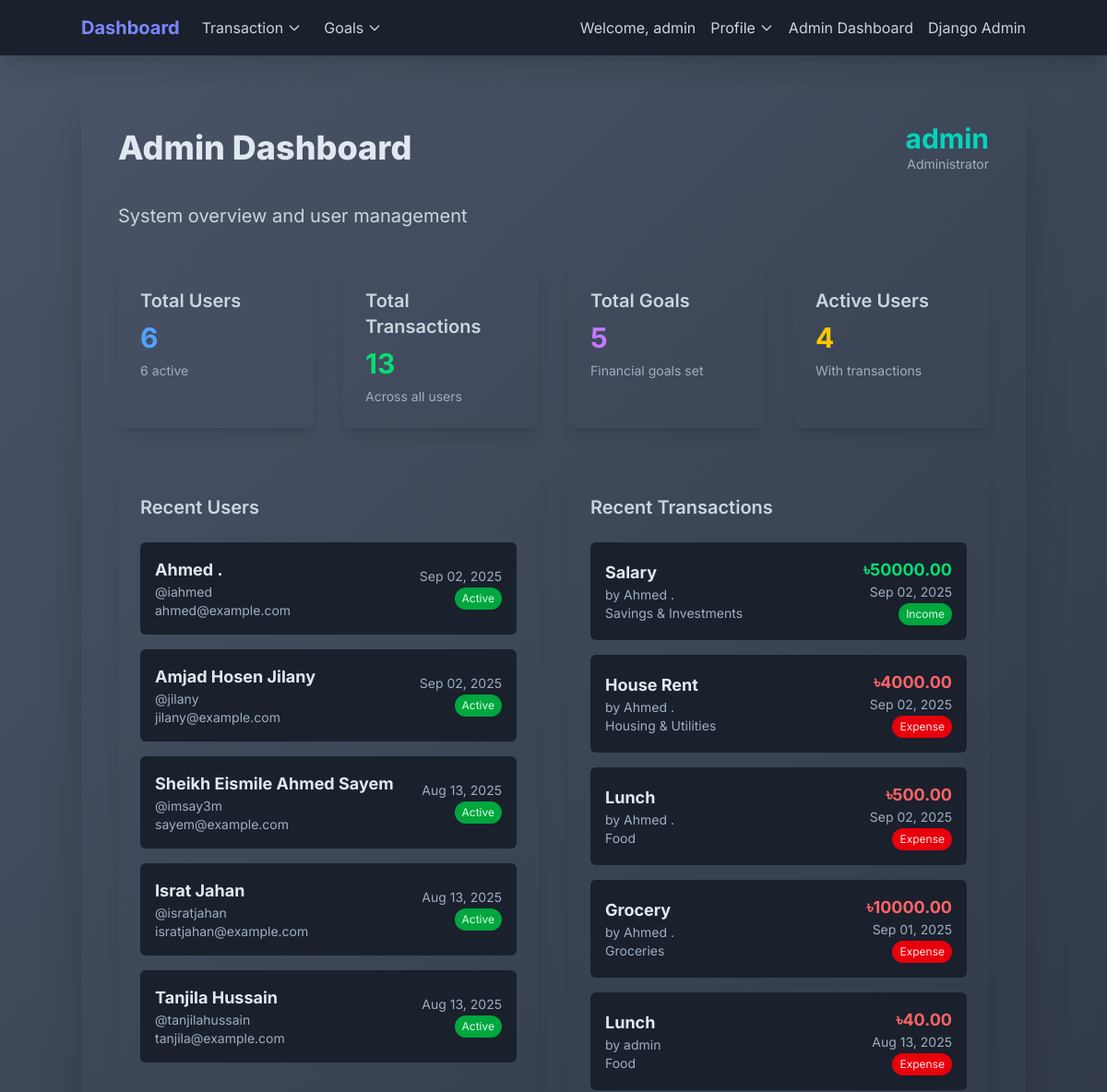
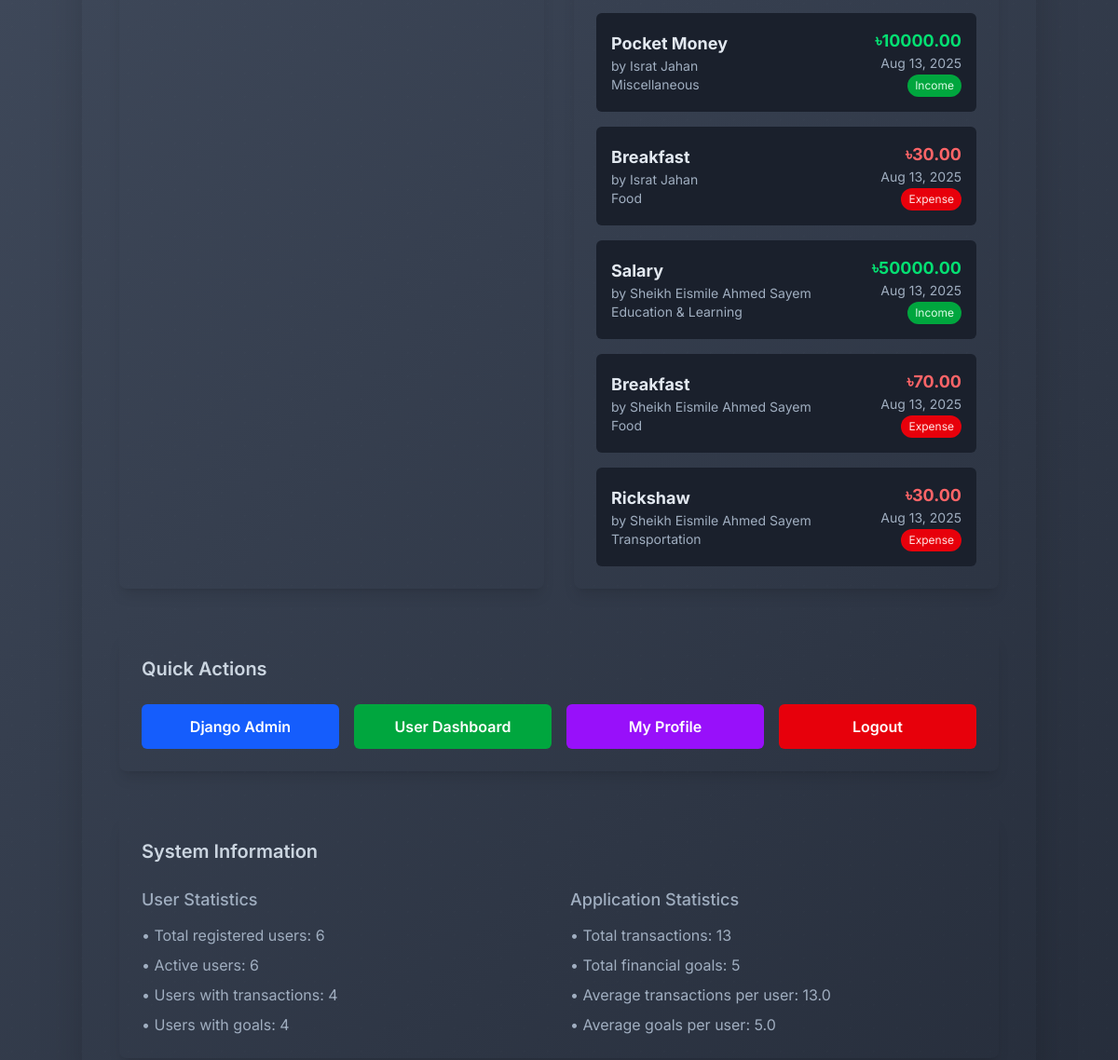
The page /admin-dashboard/ (signed in) on the database its author committed (2 pictures, top to bottom).
### finance/models.py (models this page shows, shortened)
class CustomUser(AbstractUser):
    phone_number = models.CharField(max_length=15, blank=True, null=True, help_text="Optional phone number")
    date_of_birth = models.DateField(blank=True, null=True, help_text="Optional date of birth")
    bio = models.TextField(max_length=500, blank=True, help_text="Tell us about yourself")
    created_at = models.DateTimeField(auto_now_add=True)
    updated_at = models.DateTimeField(auto_now=True)
    username = models.CharField(
        max_length=150,
        unique=True,
        validators=[MinLengthValidator(3)],
        help_text="Required. 3-150 characters. Letters, digits and @/./+/-/_ only."
    )
    email = models.EmailField(unique=True, help_text="Required. Enter a valid email address.")
    USERNAME_FIELD = 'username'
    REQUIRED_FIELDS = ['email']
    def get_full_name(self):
        return f"{self.first_name} {self.last_name}".strip() or self.username

class Transaction(models.Model):
    TRANSACTION_TYPES = [
        ('income', 'Income'),
        ('expense', 'Expense'),
    ]
    user = models.ForeignKey(settings.AUTH_USER_MODEL, on_delete=models.CASCADE)
    title = models.CharField(max_length=100)
    amount = models.DecimalField(max_digits=10, decimal_places=2)
    transaction_type = models.CharField(max_length=10, choices=TRANSACTION_TYPES)
    date = models.DateField()
    category = models.CharField(max_length=255)

### finance/views.py (the view)
# urls.py: path('admin-dashboard/', AdminDashboardView.as_view(), name='admin_dashboard'),
class AdminDashboardView(LoginRequiredMixin, View):
    def get(self, request, *args, **kwargs):
        if not request.user.is_staff:
            messages.error(request, 'Access denied. Staff privileges required.')
            return redirect('dashboard')
        total_users = CustomUser.objects.count()
        active_users = CustomUser.objects.filter(is_active=True).count()
        total_transactions = Transaction.objects.count()
        total_goals = Goal.objects.count()
        recent_users = CustomUser.objects.order_by('-date_joined')[:5]
        recent_transactions = Transaction.objects.select_related('user').order_by('-date')[:10]
        users_with_transactions = CustomUser.objects.filter(transaction__isnull=False).distinct().count()
        users_with_goals = CustomUser.objects.filter(goal__isnull=False).distinct().count()
        context = {
            'total_users': total_users,
            'active_users': active_users,
            'total_transactions': total_transactions,
            'total_goals': total_goals,
            'recent_users': recent_users,
            'recent_transactions': recent_transactions,
            'users_with_transactions': users_with_transactions,
            'users_with_goals': users_with_goals,
        }
        return render(request, 'finance/admin_dashboard.html', context)

### finance/templates/finance/admin_dashboard.html (shortened to what this page needs)
{% extends "finance/base.html" %}
{% block content %}
<div class="container mx-auto p-6 lg:p-10 rounded-xl shadow-2xl admin-container mt-8">
    <div class="flex flex-col sm:flex-row justify-between items-center mb-8">
        <h1 class="text-3xl lg:text-4xl font-extrabold text-gray-900 dark:text-white mb-4 sm:mb-0">Admin Dashboard</h1>
        <div class="text-right">
            <h1 class="text-2xl lg:text-3xl font-bold text-teal-400">{{ request.user.get_full_name }}</h1>
            <p class="text-sm text-gray-600 dark:text-gray-400">Administrator</p>
        </div>
    </div>
    <p class="text-xl text-gray-700 dark:text-gray-300 mb-10 text-center sm:text-left">System overview and user management</p>
    <div class="grid grid-cols-1 sm:grid-cols-2 lg:grid-cols-4 gap-8 mb-12">
        <div class="admin-card p-6 rounded-lg shadow-lg">
            <h2 class="text-xl font-semibold text-gray-700 dark:text-gray-200 mb-2">Total Users</h2>
            <p class="text-3xl font-bold text-blue-400">{{ total_users }}</p>
            <p class="text-sm text-gray-600 dark:text-gray-400 mt-2">{{ active_users }} active</p>
        </div>
        <div class="admin-card p-6 rounded-lg shadow-lg">
            <h2 class="text-xl font-semibold text-gray-700 dark:text-gray-200 mb-2">Total Transactions</h2>
            <p class="text-3xl font-bold text-green-400">{{ total_transactions }}</p>
            <p class="text-sm text-gray-600 dark:text-gray-400 mt-2">Across all users</p>
        </div>
        <div class="admin-card p-6 rounded-lg shadow-lg">
            <h2 class="text-xl font-semibold text-gray-700 dark:text-gray-200 mb-2">Total Goals</h2>
            <p class="text-3xl font-bold text-purple-400">{{ total_goals }}</p>
            <p class="text-sm text-gray-600 dark:text-gray-400 mt-2">Financial goals set</p>
        </div>
        <div class="admin-card p-6 rounded-lg shadow-lg">
            <h2 class="text-xl font-semibold text-gray-700 dark:text-gray-200 mb-2">Active Users</h2>
            <p class="text-3xl font-bold text-yellow-400">{{ users_with_transactions }}</p>
            <p class="text-sm text-gray-600 dark:text-gray-400 mt-2">With transactions</p>
        </div>
    </div>
    <div class="grid grid-cols-1 lg:grid-cols-2 gap-8 mb-12">
        <div class="admin-card p-6 rounded-lg shadow-lg">
            <h2 class="text-xl font-semibold text-gray-700 dark:text-gray-200 mb-6">Recent Users</h2>
            {% if recent_users %}
                <div class="space-y-4">
                    {% for user in recent_users %}
                        <div class="flex items-center justify-between p-4 bg-gray-100 dark:bg-gray-800/50 rounded-md">
                            <div class="text-gray-700 dark:text-gray-100">
                                <p class="font-bold text-lg text-gray-900 dark:text-white">{{ user.get_full_name }}</p>
                                <p class="text-sm text-gray-600 dark:text-gray-400">@{{ user.username }}</p>
                                <p class="text-sm text-gray-600 dark:text-gray-400">{{ user.email }}</p>
                            </div>
                            <div class="text-right">
                                <p class="text-sm text-gray-600 dark:text-gray-400">{{ user.date_joined|date:"M d, Y" }}</p>
                                <span class="inline-block px-2 py-1 text-xs rounded-full {% if user.is_active %}bg-green-600 text-green-100{% else %}bg-red-600 text-red-100{% endif %}">
                                    {% if user.is_active %}Active{% else %}Inactive{% endif %}
                                </span>
                            </div>
                        </div>
                    {% endfor %}
                </div>
            {% else %}
                <p class="text-gray-500 dark:text-gray-400 text-center py-4">No users found.</p>
            {% endif %}
        </div>
        <div class="admin-card p-6 rounded-lg shadow-lg">
            <h2 class="text-xl font-semibold text-gray-700 dark:text-gray-200 mb-6">Recent Transactions</h2>
            {% if recent_transactions %}
                <div class="space-y-4">
                    {% for transaction in recent_transactions %}
                        <div class="flex items-center justify-between p-4 bg-gray-100 dark:bg-gray-800/50 rounded-md">
                            <div class="text-gray-700 dark:text-gray-100">
                                <p class="font-bold text-lg text-gray-900 dark:text-white">{{ transaction.title }}</p>
                                <p class="text-sm text-gray-600 dark:text-gray-400">by {{ transaction.user.get_full_name }}</p>
                                <p class="text-sm text-gray-600 dark:text-gray-400">{{ transaction.category }}</p>
                            </div>
                            <div class="text-right">
                                <p class="text-lg font-bold {% if transaction.transaction_type == 'income' %}text-green-400{% else %}text-red-400{% endif %}">
                                    ৳{{ transaction.amount|floatformat:2 }}
                                </p>
                                <p class="text-sm text-gray-600 dark:text-gray-400">{{ transaction.date|date:"M d, Y" }}</p>
                                <span class="inline-block px-2 py-1 text-xs rounded-full {% if transaction.transaction_type == 'income' %}bg-green-600 text-green-100{% else %}bg-red-600 text-red-100{% endif %}">
                                    {{ transaction.transaction_type|title }}
                                </span>
                            </div>
                        </div>
                    {% endfor %}
                </div>
            {% else %}
                <p class="text-gray-500 dark:text-gray-400 text-center py-4">No transactions found.</p>
            {% endif %}
        </div>
    </div>
    <div class="admin-card p-6 rounded-lg shadow-lg mb-12">
        <h2 class="text-xl font-semibold text-gray-700 dark:text-gray-200 mb-6">Quick Actions</h2>
        <div class="grid grid-cols-1 sm:grid-cols-2 lg:grid-cols-4 gap-4">
            <a href="/admin/" class="bg-blue-600 text-white px-6 py-3 rounded-md hover:bg-blue-700 transition duration-300 ease-in-out transform hover:scale-105 font-semibold text-center">
                Django Admin
            </a>
            <a href="{% url 'dashboard' %}" class="bg-green-600 text-white px-6 py-3 rounded-md hover:bg-green-700 transition duration-300 ease-in-out transform hover:scale-105 font-semibold text-center">
                User Dashboard
            </a>
            <a href="{% url 'profile' %}" class="bg-purple-600 text-white px-6 py-3 rounded-md hover:bg-purple-700 transition duration-300 ease-in-out transform hover:scale-105 font-semibold text-center">
                My Profile
            </a>
            <a href="{% url 'logout' %}" class="bg-red-600 text-white px-6 py-3 rounded-md hover:bg-red-700 transition duration-300 ease-in-out transform hover:scale-105 font-semibold text-center">
                Logout
            </a>
        </div>
    </div>
    <div class="admin-card p-6 rounded-lg shadow-lg">
        <h2 class="text-xl font-semibold text-gray-700 dark:text-gray-200 mb-6">System Information</h2>
        <div class="grid grid-cols-1 md:grid-cols-2 gap-6">
            <div>
                <h3 class="text-lg font-medium text-gray-600 dark:text-gray-300 mb-3">User Statistics</h3>
                <ul class="space-y-2 text-gray-600 dark:text-gray-400">
                    <li>• Total registered users: {{ total_users }}</li>
                    <li>• Active users: {{ active_users }}</li>
                    <li>• Users with transactions: {{ users_with_transactions }}</li>
                    <li>• Users with goals: {{ users_with_goals }}</li>
                </ul>
            </div>
            <div>
                <h3 class="text-lg font-medium text-gray-600 dark:text-gray-300 mb-3">Application Statistics</h3>
                <ul class="space-y-2 text-gray-600 dark:text-gray-400">
                    <li>• Total transactions: {{ total_transactions }}</li>
                    <li>• Total financial goals: {{ total_goals }}</li>
                    <li>• Average transactions per user: {% if total_users > 0 %}{{ total_transactions|floatformat:1 }}{% else %}0{% endif %}</li>
                    <li>• Average goals per user: {% if total_users > 0 %}{{ total_goals|floatformat:1 }}{% else %}0{% endif %}</li>
                </ul>
            </div>
        </div>
    </div>
</div>
{% endblock content %}

### finance/templates/finance/base.html (shortened to what this page needs)
{% load static %}
<!DOCTYPE html>
<html lang="en">
<head>
    <script src="https://cdn.jsdelivr.net/npm/@tailwindcss/browser@4"></script>
</head>
<body>
    <nav class="bg-gray-900 p-4 shadow-xl">
        <div class="container mx-auto flex flex-col md:flex-row items-center justify-between">
            <div class="flex items-center space-x-6 w-full md:w-auto mb-4 md:mb-0">
                {% if user.is_authenticated %}
                    <a href="{% url 'dashboard' %}" class="text-indigo-400 text-xl font-bold hover:text-indigo-200 transition-colors duration-200">
                        Dashboard
                    </a>
                    <div class="relative group">
                        <button class="text-gray-300 hover:text-white transition-colors duration-200 focus:outline-none flex items-center">
                            Transaction
                            <svg class="ml-1 w-4 h-4" fill="none" stroke="currentColor" stroke-width="2" viewBox="0 0 24 24">
                                <path d="M19 9l-7 7-7-7" stroke-linecap="round" stroke-linejoin="round"/>
                            </svg>
                        </button>
                    </div>
                    <div class="relative group">
                        <button class="text-gray-300 hover:text-white transition-colors duration-200 focus:outline-none flex items-center">
                            Goals
                            <svg class="ml-1 w-4 h-4" fill="none" stroke="currentColor" stroke-width="2" viewBox="0 0 24 24">
                                <path d="M19 9l-7 7-7-7" stroke-linecap="round" stroke-linejoin="round"/>
                            </svg>
                        </button>
                    </div>
                {% else %}
                    <a href="{% url 'landing' %}" class="text-indigo-400 text-xl font-bold hover:text-indigo-200 transition-colors duration-200">
                        <img  src="{% static 'logo3.png' %}" alt="FinTrack Financial Interface" class= "inline-block w-10 h-10">
                        FinTrack
                    </a>
                {% endif %}
            </div>
            <div class="flex items-center space-x-4">
                {% if user.is_authenticated %}
                    <div class="flex items-center space-x-4">
                        <span class="text-gray-300 text-base hidden md:block">Welcome, {{ user.get_full_name }}</span>
                        <div class="relative group">
                            <button class="text-gray-300 hover:text-white transition-colors duration-200 focus:outline-none flex items-center">
                                Profile
                                <svg class="ml-1 w-4 h-4" fill="none" stroke="currentColor" stroke-width="2" viewBox="0 0 24 24">
                                    <path d="M19 9l-7 7-7-7" stroke-linecap="round" stroke-linejoin="round"/>
                                </svg>
                            </button>
                        </div>
                        {% if user.is_staff %}
                            <a href="{% url 'admin_dashboard' %}" class="text-gray-300 hover:text-white transition-colors duration-200">Admin Dashboard</a>
                            <a href="/admin/" class="text-gray-300 hover:text-white transition-colors duration-200">Django Admin</a>
                        {% endif %}
                    </div>
                {% else %}
                    <a href="{% url 'login' %}" class="text-gray-300 hover:text-white transition-colors duration-200">Login</a>
                    <a href="{% url 'register' %}" class="bg-indigo-600 hover:bg-indigo-700 text-white font-semibold py-2 px-6 rounded-md transition-colors duration-200">
                        Register
                    </a>
                {% endif %}
            </div>
        </div>
    </nav>
    {% block content %}{% endblock content %}
</body>
</html>

### finance/templates/finance/base.html (style rules this page uses)
body { font-family: 'Inter', sans-serif; background: linear-gradient(-45deg, #1A202C, #2D3748, #1A202C, #4A5568); background-size: 400% 400%; animation: gradientShift 10s ease infinite; color: #E2E8F0; }
body::before { content: ""; position: fixed; top: 0; left: 0; right: 0; bottom: 0; background-image: radial-gradient(rgba(255, 255, 255, 0.08) 1px, transparent 1px); background-size: 25px 25px; z-index: -1; animation: moveDots 15s linear infinite; opacity: 0.15; }
.bg-gray-100 { background-color: #1a202c; }
.bg-gray-900 { background-color: #1a202c; }
.text-gray-900 { color: #e2e8f0; }
.text-gray-700 { color: #cbd5e0; }
.text-gray-600 { color: #a0aec0; }
.text-gray-300 { color: #cbd5e0; }

### rows shown on the page
CustomUser: get_full_name "admin", user.get_full_name "admin"
CustomUser: get_full_name "Ahmed .", username "iahmed", email "ahmed@example.com", date_joined "Sep 02, 2025", is_active "Active"
CustomUser: get_full_name "Amjad Hosen Jilany", username "jilany", email "jilany@example.com", date_joined "Sep 02, 2025", is_active "Active"
CustomUser: get_full_name "Sheikh Eismile Ahmed Sayem", username "imsay3m", email "sayem@example.com", date_joined "Aug 13, 2025", is_active "Active"
CustomUser: get_full_name "Israt Jahan", username "isratjahan", email "isratjahan@example.com", date_joined "Aug 13, 2025", is_active "Active"
CustomUser: get_full_name "Tanjila Hussain", username "tanjilahussain", email "tanjila@example.com", date_joined "Aug 13, 2025", is_active "Active"

### other values the page prints
{{ total_users }} "6"
{{ active_users }} "6"
{{ total_transactions }} "13"
{{ total_goals }} "5"
{{ users_with_transactions }} "4"
{{ users_with_goals }} "4"
{{ total_transactions|floatformat:1 }} "13.0"
{{ total_goals|floatformat:1 }} "5.0"
